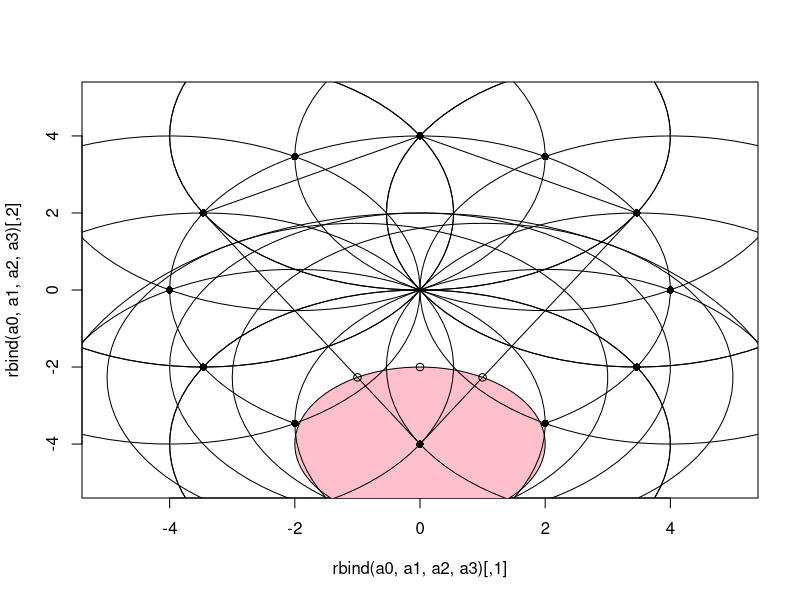
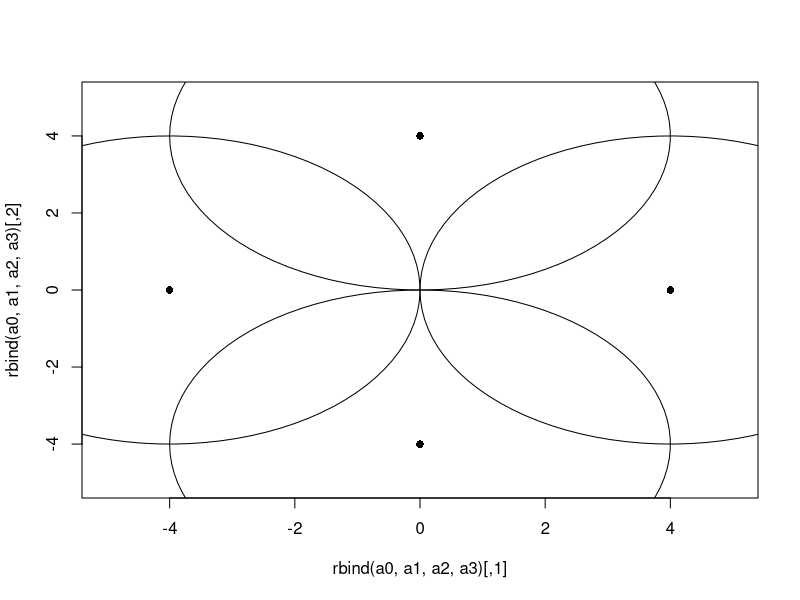

The R script that drew these images, in order:
#重み付きアルファ複体の可能性を探る

a0<-c(0, -4)
a1<-c(2*sqrt(3), 2)
a2<-c(0, 4)
a3<-c(-2*sqrt(3), 2)
plot(rbind(a0, a1, a2, a3), xlim = c(-5, 5), ylim = c(-5, 5), pch=16)

theta <- seq(-pi, pi, length=100)
r<-4
polygon(r*cos(theta), r*sin(theta))

R<-2*sqrt(3)
R<-8*sqrt(3)/5
R<-8/2.5
R<-3.2228
R<-3.25
R<-2*sqrt(3)-1
R<-3.0551
R<-4

polygon(a0[1]+R*cos(theta), a0[2]+R*sin(theta))
polygon(a0[1]+1.5*R*cos(theta), a0[2]+1.5*R*sin(theta))
polygon(a1[1]+R*cos(theta), a1[2]+R*sin(theta))
polygon(a2[1]+R*cos(theta), a2[2]+R*sin(theta))
polygon(a3[1]+R*cos(theta), a3[2]+R*sin(theta))

polygon(a0[1]+2*cos(theta), a0[2]+2*sin(theta), col="pink")
points(a0[1], a0[2], pch=16)

polygon(1+R*cos(theta), (sqrt(3)-4)+R*sin(theta))
polygon(-1+R*cos(theta), (sqrt(3)-4)+R*sin(theta))
polygon(R*cos(theta), -2+R*sin(theta))
points(rbind(c(1, sqrt(3)-4),c(-1, sqrt(3)-4), c(0, -2)))
lines(c(0, 2*sqrt(3)), c(-4, 2))
lines(c(a1[1], a2[1], a3[1], a0[1]), c(a1[2], a2[2], a3[2], a0[2]))

#----------------------------------------
#点が満遍なく分布している場合

#点のプロット
for (i in 1:(360/30)) {
  
  points(4*cos((i-1)*pi/6), 4*sin((i-1)*pi/6), pch=16)
  
}

#円のプロット
x<-((2*sqrt(3)-4)^2 + 2^2)/2
x<-4*sin(pi/12)
x<-4
for (i in 1:(360/30)) {
  
  polygon(4*cos((i-1)*pi/6)+x*cos(theta), 4*sin((i-1)*pi/6)+x*sin(theta))
  
}

#---------------------------------
#密度が低いが均等に分布している場合
plot(rbind(a0, a1, a2, a3), xlim = c(-5, 5), ylim = c(-5, 5), type = "n")

#円のプロット
x<-4*sin(pi/4)
x<-4
for (i in 1:(360/90)) {
  
  polygon(4*cos((i-1)*pi/2)+x*cos(theta), 4*sin((i-1)*pi/2)+x*sin(theta))
  
}

#点のプロット
for (i in 1:(360/90)) {
  
  points(4*cos((i-1)*pi/2), 4*sin((i-1)*pi/2), pch=16)
  
}

